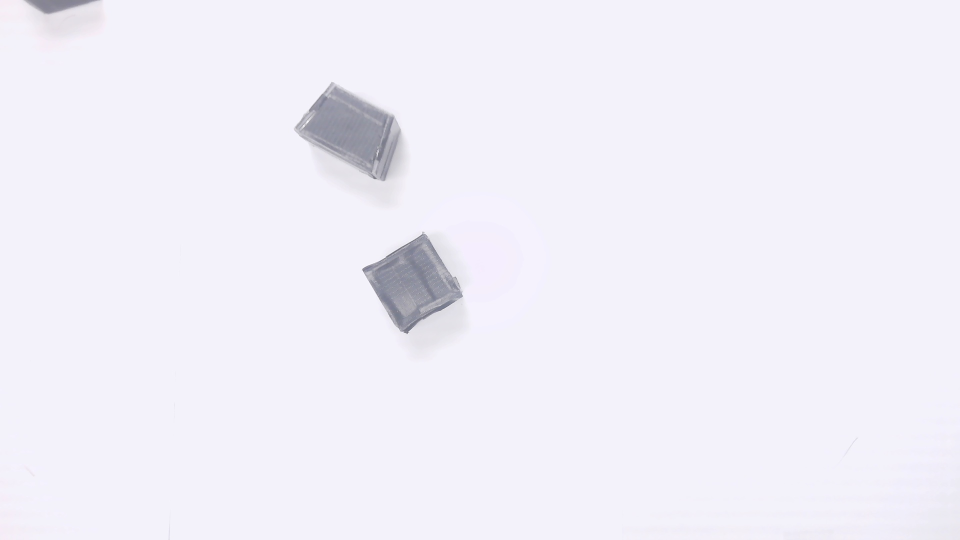
#> input picture data/img1.jpg, 1920 x 1080 px (shown at 1/2 size)
$ python -i object_detection.py   (imports and definitions only)
#> lines starting #> are read from the running program, lines starting #| are printed output that depends on the picture; after the words box and inside, x2 and y2 are one past the last pixel; in counts of white or black regions, pixels touching at a corner belong together
### src/coordinate_converter.py
from src.config import IMAGE_WIDTH_MM, IMAGE_HEIGHT_MM, IMAGE_WIDTH_PX, IMAGE_HEIGHT_PX


class CoordinateConverter:

    def __init__(self, image_width_px, image_height_px):
        self.image_width_px = image_width_px
        self.image_height_px = image_height_px

        # Calculate pixels per mm ratios
        self.px_per_mm_x = image_width_px / IMAGE_WIDTH_MM
        self.px_per_mm_y = image_height_px / IMAGE_HEIGHT_MM

        # Calculate mm per pixel ratios
        self.mm_per_px_x = IMAGE_WIDTH_MM / image_width_px
        self.mm_per_px_y = IMAGE_HEIGHT_MM / image_height_px

    def pixel_to_mm(self, x_px, y_px):
        x_mm = x_px * self.mm_per_px_x
        y_mm = y_px * self.mm_per_px_y
        return (x_mm, y_mm)

    # [4 lines left out: function mm_to_pixel, not called in this run]

    def distance_to_mm(self, distance_px, axis=''):
        if axis.lower() == 'x':
            return distance_px * self.mm_per_px_x
        elif axis.lower() == 'y':
            return distance_px * self.mm_per_px_y

    def area_to_mm2(self, area_px):
        return area_px * self.mm_per_px_x * self.mm_per_px_y

    # [11 lines left out: function get_calibration_info, not called in this run]

### src/shape_classifier.py
import cv2
import numpy as np
from src.config import *
from src.utils import compute_angles, compute_edge_angles
from dataclasses import dataclass

@dataclass(frozen=True)
class Shapes:
    SQUARE = "square"
    RECTANGLE = "rectangle"
    TRAPEZOID = "trapezoid"
    HEXAGON = "hexagon"


class ShapeClassifier:
    @staticmethod
    def is_square(poly):
        x, y, w, h = cv2.boundingRect(poly)
        ratio = w / float(h)

        angles = compute_angles(poly)
        for angle in angles:
            if not (90 - RECTANGLE_ANGLE_TOLERANCE <= angle <= 90 + RECTANGLE_ANGLE_TOLERANCE):
                return False

        if not (1 - SQUARE_RATIO_TOLERANCE <= ratio <= 1 + SQUARE_RATIO_TOLERANCE):
            return False

        return True

    @staticmethod
    def is_rectangle(poly):
        angles = compute_angles(poly)
        for angle in angles:
            if not (90 - RECTANGLE_ANGLE_TOLERANCE <= angle <= 90 + RECTANGLE_ANGLE_TOLERANCE):
                return False

        return True

    @staticmethod
    def is_trapezoid(poly):
        angles = compute_edge_angles(poly)
        parallel_pairs = 0

        for i in range(len(angles)):
            for j in range(i + 1, len(angles)):

                angle_diff = abs(angles[i] - angles[j])
                angle_diff = min(angle_diff, 180 - angle_diff)

                if angle_diff < RECTANGLE_ANGLE_TOLERANCE:
                    parallel_pairs += 1

        return parallel_pairs == 1

    @staticmethod
    def classify_shape(cnt):
        peri = cv2.arcLength(cnt, True)
        area = cv2.contourArea(cnt)
        poly = cv2.approxPolyDP(cnt, POLY_EPSILON_RATIO * peri, True)
        v = len(poly)

        if v >= 6 and 30000 <= area < 60000:
            return Shapes.HEXAGON, poly

        if ShapeClassifier.is_rectangle(poly):
            if ShapeClassifier.is_square(poly):
                return Shapes.SQUARE, poly
            elif 30000 <= area < 60000:
                return Shapes.RECTANGLE, poly
        elif ShapeClassifier.is_trapezoid(poly) and area < 30000:
            return Shapes.TRAPEZOID, poly
        elif 30000 <= area < 60000:
            return Shapes.RECTANGLE, poly

        return None, None

### src/utils.py
import numpy as np

from src.config import *

def compute_mm_per_pixel(distance_mm, focal_length_mm, sensor_width_mm, image_width_pixels):
    return (distance_mm * sensor_width_mm) / (focal_length_mm * image_width_pixels)

def compute_angles(poly):
    angles = []
    pts = poly.reshape(-1, 2)
    n = len(pts)

    for i in range(n):
        p1 = pts[(i - 1) % n]
        p2 = pts[i]
        p3 = pts[(i + 1) % n]

        v1 = p1 - p2
        v2 = p3 - p2

        cos_angle = np.dot(v1, v2) / (np.linalg.norm(v1) * np.linalg.norm(v2) + 1e-6)
        cos_angle = np.clip(cos_angle, -1.0, 1.0)
        angle = np.degrees(np.arccos(cos_angle))

        angles.append(angle)

    return angles

def compute_edge_angles(poly):
    angles = []
    pts = poly.reshape(-1, 2)
    n = len(pts)

    for i in range(n):
        x1, y1 = pts[i]
        x2, y2 = pts[(i + 1) % n]

        angle = np.degrees(np.arctan2(y2 - y1, x2 - x1))

        angle = angle % 180

        angles.append(angle)

    return angles

### src/object_detection.py
# object_detection.py
import cv2
from src.config import *
from src.shape_classifier import ShapeClassifier
from src.coordinate_converter import CoordinateConverter

def get_rotation_angle(contour):
    rect = cv2.minAreaRect(contour)
    angle = rect[2]  # angle range: -90-0

    width, height = rect[1]
    if width < height:
        normalized_angle = angle + 90
    else:
        normalized_angle = angle + 180 if angle < 0 else angle

    return normalized_angle, rect  # angle range: 0-180

def detect_objects(img, converter=None):
    """
    Detect objects in the image.

    Args:
        img: Input image
        converter: Optional CoordinateConverter for pixel-to-mm conversion

    Returns:
        tuple: (objects list, threshold image)
    """
    # Create converter if not provided
    if converter is None:
        img_height, img_width = img.shape[:2]
        converter = CoordinateConverter(img_width, img_height)

    gray = cv2.cvtColor(img, cv2.COLOR_BGR2GRAY)
    blur = cv2.GaussianBlur(gray, (5, 5), 0)

    _, th = cv2.threshold(
        blur, 0, 255, cv2.THRESH_BINARY_INV + cv2.THRESH_OTSU
    )

    if MORPH_OPEN_ITERATIONS > 0 or MORPH_CLOSE_ITERATIONS > 0 and MORPH_KERNEL_SIZE is not None:
        kernel = cv2.getStructuringElement(cv2.MORPH_RECT, MORPH_KERNEL_SIZE)

        if MORPH_OPEN_ITERATIONS > 0:
            th = cv2.morphologyEx(th, cv2.MORPH_OPEN, kernel, iterations=MORPH_OPEN_ITERATIONS)

        if MORPH_CLOSE_ITERATIONS > 0:
            th = cv2.morphologyEx(th, cv2.MORPH_CLOSE, kernel, iterations=MORPH_CLOSE_ITERATIONS)

    contours, _ = cv2.findContours(
        th, cv2.RETR_EXTERNAL, cv2.CHAIN_APPROX_SIMPLE
    )

    objects = []
    print(f"Total contours found: {len(contours)}")
    for i, cnt in enumerate(contours):
        hull = cv2.convexHull(cnt)
        area = cv2.contourArea(hull)
        print(f"Contour {i}: area = {area}")
        if area < MIN_AREA:
            continue

        shape, poly = ShapeClassifier.classify_shape(hull)
        if shape is None:
            continue

        x, y, w, h = cv2.boundingRect(poly)
        cx, cy = x + w // 2, y + h // 2

        angle, min_area_rect = get_rotation_angle(poly)

        # Convert to real-world coordinates
        center_mm = converter.pixel_to_mm(cx, cy)
        width_mm = converter.distance_to_mm(w, 'x')
        height_mm = converter.distance_to_mm(h, 'y')
        area_mm2 = converter.area_to_mm2(area)

        objects.append({
            "shape": shape,
            "area": area,  # in pixels
            "area_mm2": area_mm2,  # in mm2
            "bbox": (x, y, w, h),  # in pixels
            "bbox_mm": (width_mm, height_mm),  # in mm
            "center": (cx, cy),  # in pixels
            "center_mm": center_mm,  # in mm
            "contour": poly,
            "angle": angle,  # from minAreaRect and normalized to 0-180
            "min_area_rect": min_area_rect,  # ((cx, cy), (w, h), angle)
        })

    objects = sorted(objects, key=lambda o: o["area"], reverse=True)
    return objects[:MAX_OBJECTS], th

>>> import cv2
>>> picture = cv2.imread('../data/img1.jpg')
#> picture is the input picture: shape (1080, 1920, 3); mean B, G, R 247.8, 239.5, 240.7
>>> result = detect_objects(picture)
#> in detect_objects, `_, th = cv2.threshold( blur, 0, 255, cv2.THRESH_BINARY_INV + cv2.THRES..`:
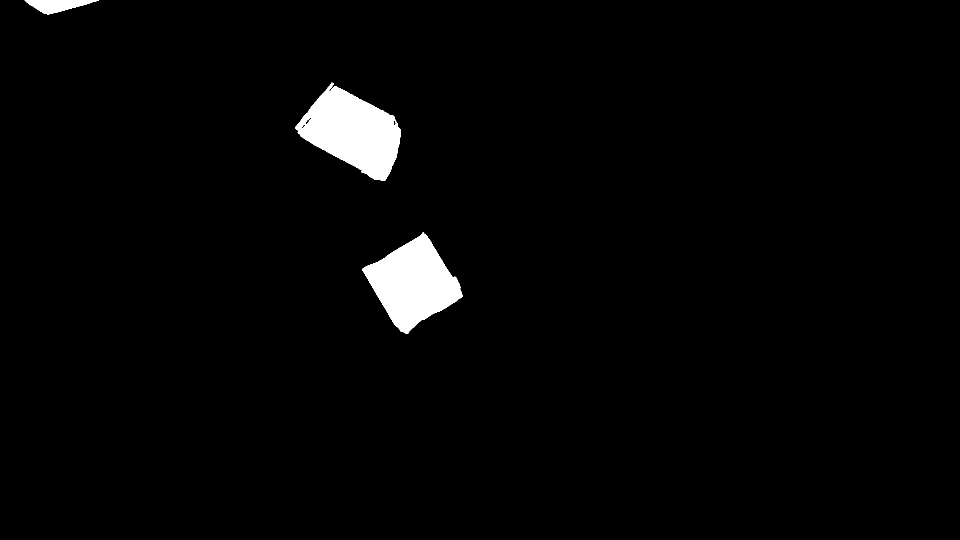
#> th: shape (1080, 1920) (shown at 1/2 size); 2.3% white; 3 white regions, box (x1, y1, x2, y2) and area: (591, 165, 801, 362) 23541, (724, 464, 926, 668) 22155, (49, 0, 198, 29) 2397
#> in detect_objects, `th = cv2.morphologyEx(th, cv2.MORPH_CLOSE, kernel, iterations=MORPH_CL..`: th: shape (1080, 1920); 2.3% white; 3 white regions
#> in detect_objects, `contours, _ = cv2.findContours( th, cv2.RETR_EXTERNAL, cv2.CHAIN_APPRO..`: contours = 3 contours; box (x1, y1, x2, y2) and area: (591, 165, 801, 362) 23424, (724, 464, 926, 668) 21906, (49, 0, 198, 29) 2248
#| Total contours found: 3
#> the loop in detect_objects, `for i, cnt in enumerate(contours):` made 3 passes
#> (peri in classify_shape, v in classify_shape) on pass 1: (589.4, 4)
#> (peri in classify_shape, v in classify_shape, shape) on pass 2: (607.3, 4, 'trapezoid')
#| Contour 0: area = 23171.5
#| Contour 1: area = 24188.0
#| Contour 2: area = 2316.5
#> after the loop in detect_objects, `for i, cnt in enumerate(contours):`: objects = 2 items

$ run again, on data/img2.jpg
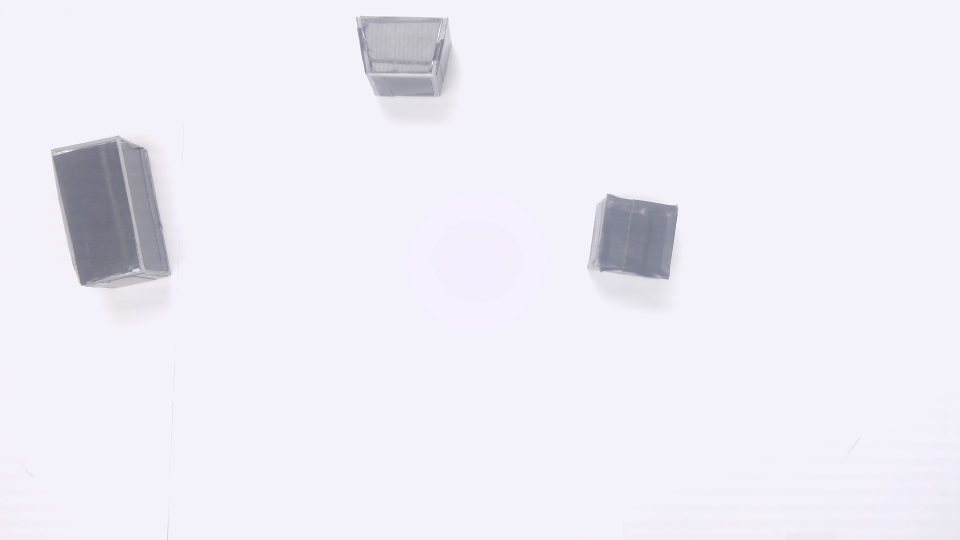
#> input picture data/img2.jpg, 1920 x 1080 px (shown at 1/2 size)
#> picture is the input picture: shape (1080, 1920, 3); mean B, G, R 245.2, 236.8, 238
#> in detect_objects, `_, th = cv2.threshold( blur, 0, 255, cv2.THRESH_BINARY_INV + cv2.THRES..`:
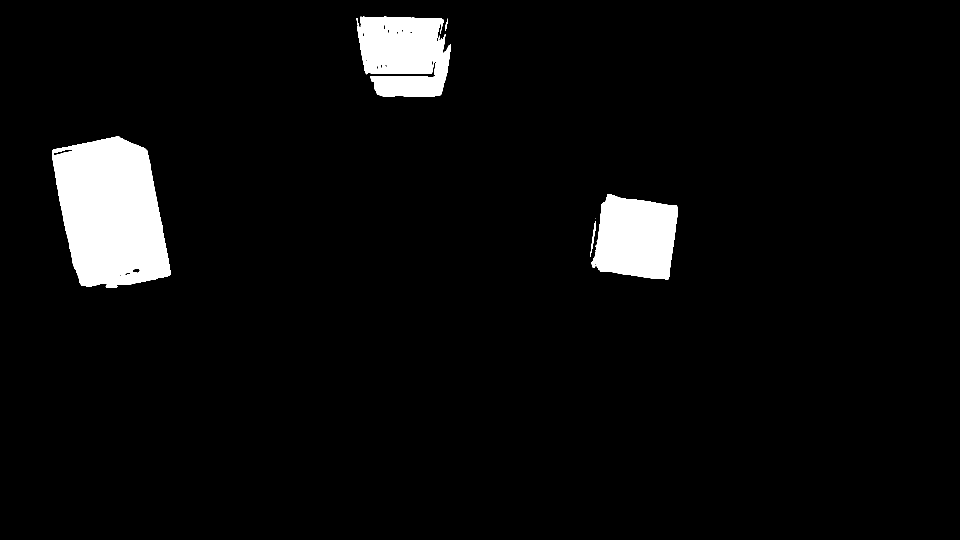
#> th: shape (1080, 1920) (shown at 1/2 size); 4.9% white; 6 white regions (1 under 20 px), largest, box (x1, y1, x2, y2) and area: (104, 272, 342, 576) 53719, (713, 33, 902, 194) 24323, (1183, 388, 1356, 559) 22891, (1180, 442, 1192, 514) 188, (890, 37, 896, 62) 57
#> in detect_objects, `th = cv2.morphologyEx(th, cv2.MORPH_CLOSE, kernel, iterations=MORPH_CL..`:
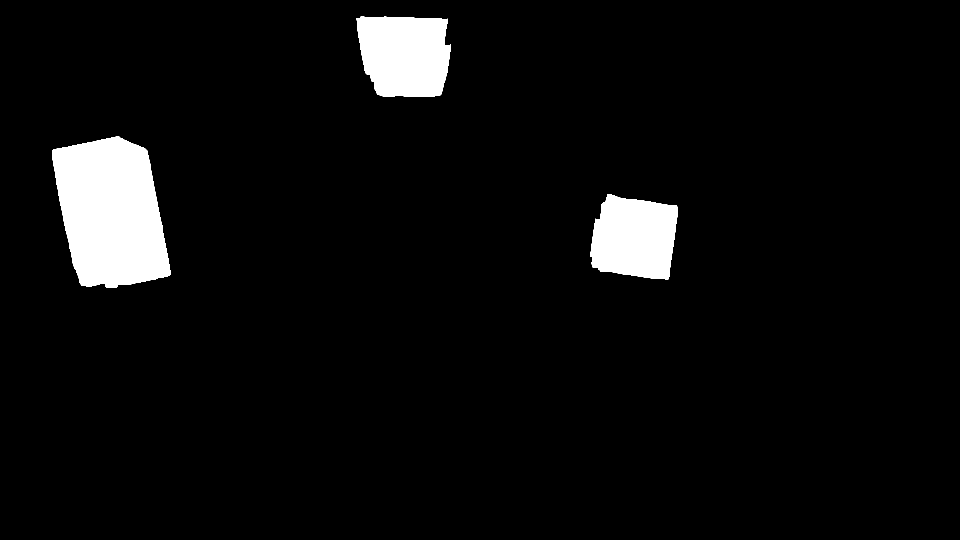
#> th: shape (1080, 1920) (shown at 1/2 size); 5% white; 3 white regions
#> contours = 3 contours; box (x1, y1, x2, y2) and area: (104, 272, 342, 576) 53589, (713, 33, 902, 194) 25656, (1180, 388, 1356, 559) 23382
#| Total contours found: 3
#> the loop in detect_objects, `for i, cnt in enumerate(contours):` made 3 passes
#> (peri in classify_shape, v in classify_shape) on pass 1: (596.7, 4)
#> (printed output is left out)
#> after the loop in detect_objects, `for i, cnt in enumerate(contours):`: objects = 3 items

$ run again, on data/img3.jpg
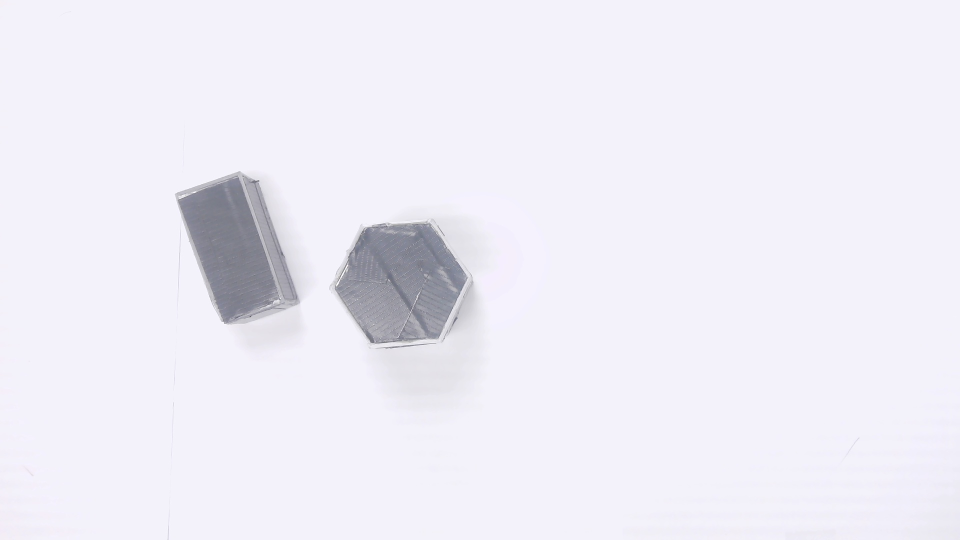
#> input picture data/img3.jpg, 1920 x 1080 px (shown at 1/2 size)
#> picture is the input picture: shape (1080, 1920, 3); mean B, G, R 245.1, 236.8, 237.9
#> in detect_objects, `_, th = cv2.threshold( blur, 0, 255, cv2.THRESH_BINARY_INV + cv2.THRES..`:
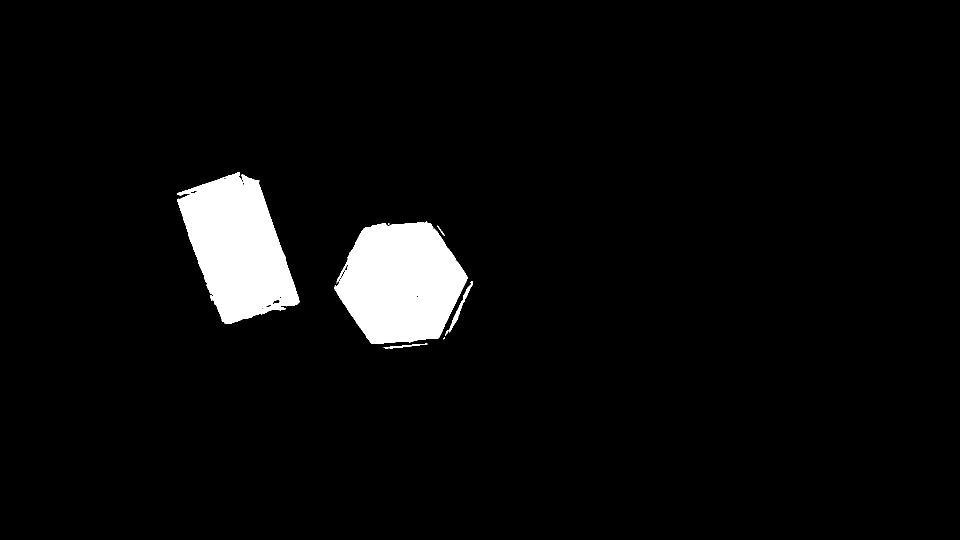
#> th: shape (1080, 1920) (shown at 1/2 size); 4.5% white; 10 white regions (4 under 20 px), largest, box (x1, y1, x2, y2) and area: (669, 443, 935, 688) 47393, (354, 344, 599, 648) 45725, (898, 562, 946, 665) 620, (767, 687, 855, 698) 248, (875, 451, 889, 472) 51, (890, 660, 897, 672) 30
#> in detect_objects, `th = cv2.morphologyEx(th, cv2.MORPH_CLOSE, kernel, iterations=MORPH_CL..`:
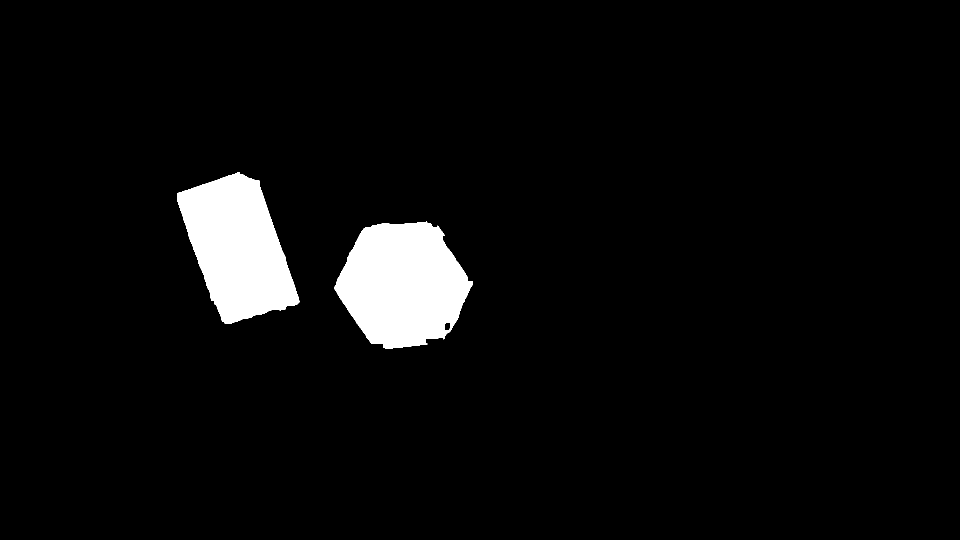
#> th: shape (1080, 1920) (shown at 1/2 size); 4.7% white; 2 white regions
#> contours = 2 contours; box (x1, y1, x2, y2) and area: (669, 443, 946, 698) 50124, (354, 344, 599, 648) 45790
#| Total contours found: 2
#> the loop in detect_objects, `for i, cnt in enumerate(contours):` made 2 passes
#> (peri in classify_shape, v in classify_shape, shape) on pass 1: (827.8, 6, 'hexagon')
#> (printed output is left out)
#> after the loop in detect_objects, `for i, cnt in enumerate(contours):`: objects = 2 items
